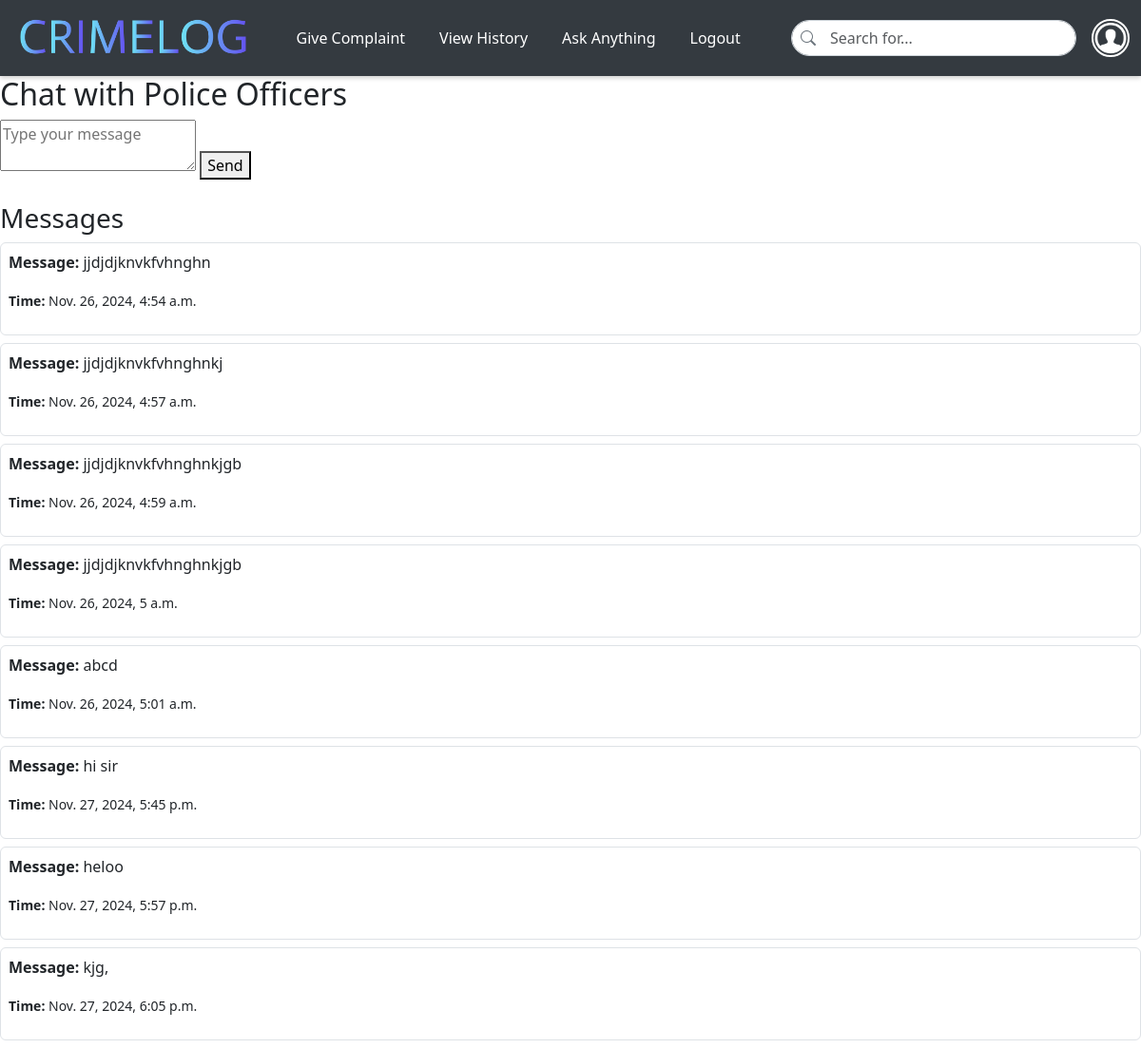
Page /chat/1 on the earlier database version.
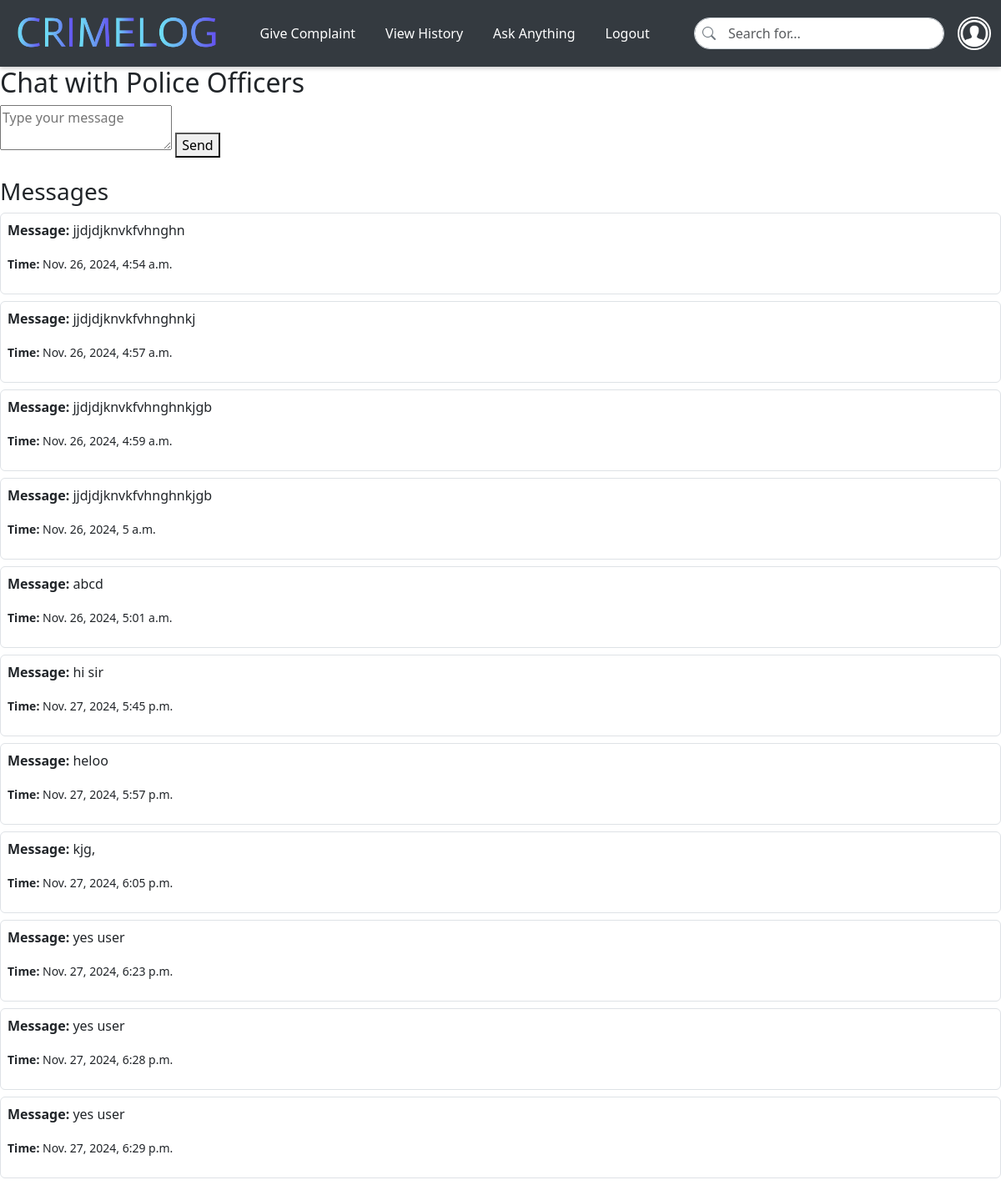
Same page on the later database version.
### app/models.py (models this page shows, shortened)
class Message(models.Model):
    complaint=models.ForeignKey(Complaint, on_delete=models.CASCADE)
    content = models.TextField()
    timestamp = models.DateTimeField(auto_now_add=True)
    is_read = models.BooleanField(default=False)

### app/views.py (the view)
# urls.py: path('chat/<int:id>', views.chat, name='chat'),
def chat(req,id):
    complaint=Complaint.objects.get(pk=id)
    data1 = Message.objects.filter(complaint=complaint)
    if req.method=='POST':
        msg=req.POST.get('content')
        if msg:
            data=Message.objects.create(complaint=complaint,content=msg)
            data.save()
    return render(req,'user/chat.html',{'data1':data1})

### templates/user/chat.html (shortened to what this page needs)
<!DOCTYPE html>
<html lang="en">
<head>
    <link href="https://cdn.jsdelivr.net/npm/bootstrap@5.3.3/dist/css/bootstrap.min.css" rel="stylesheet">
    <link href="https://cdn.jsdelivr.net/npm/bootstrap-icons/font/bootstrap-icons.css" rel="stylesheet">
</head>
<body>
    <nav id="nav" class="navbar navbar-expand-lg navbar-dark sticky-top">
        <div class="container-fluid">
            <a class="navbar-brand" href="../userhome">
                <img id="logo" src="../static/images/logo.png" alt="CrimeLog">
            </a>
            <div class="collapse navbar-collapse" id="mynavbar">
                <ul class="navbar-nav me-auto">
                    <li class="nav-item">
                        <a class="nav-link" href="../submit_complaint">Give Complaint</a>
                    </li>
                    <li class="nav-item">
                        <a class="nav-link" href="../userhistory">View History</a>
                    </li>
                    <li class="nav-item">
                        <a class="nav-link" href="../chat">Ask Anything</a>
                    </li>
                    <li class="nav-item">
                        <a class="nav-link" href="../logout">Logout</a>
                    </li>
                </ul>
                <div class="search-bar">
                    <span class="search-icon"><i class="bi bi-search"></i></span>
                    <form method="post" action="{% url 'usersearch' %}">
                        <input class="form-control" type="text" name="query" placeholder="Search for...">
                    </form>
                </div>
                <div class="dropdown ms-3">
                    <button class="btn btn-link dropdown p-0 border-0" type="button" id="profileDropdown" data-bs-toggle="dropdown" aria-expanded="false">
                        <img src="../static/images/profile.png" alt="Profile" class="profile-img">
                    </button>
                </div>
            </div>
        </div>
    </nav>
    <h2>Chat with Police Officers</h2>
    <form method="POST">
        <textarea name="content" placeholder="Type your message"></textarea>
        <button type="submit">Send</button>
    </form>
    <div class="mt-4">
        <h3> Messages</h3>
        {% for i in data1 %}
            <div class="border p-2 mb-2 rounded">
                <p><strong>Message:</strong> {{ i.content }}</p>
                <p><small><strong>Time:</strong> {{ i.timestamp }}</small></p>
            </div>
        {% endfor %}
    </div>
</body>
</html>

### templates/user/chat.html (style rules this page uses)
#nav { box-shadow: 0 2px 5px rgba(0, 0, 0, 0.2); background-color: #343a40; height: 80px; }
.navbar-brand img { max-height: 60px; }
.navbar .nav-link { color: #fff; transition: color 0.3s ease; margin: 10px; }
.search-bar { position: relative; width: 300px; }
.search-bar input { padding-left: 40px; border: 1px solid #ced4da; border-radius: 25px; }
.search-bar .search-icon { position: absolute; top: 50%; left: 10px; transform: translateY(-50%); font-size: 1rem; color: #6c757d; }
.profile-img { width: 40px; height: 40px; border-radius: 50%; object-fit: cover; border: 2px solid #fff; background-color: #343a40; }

Differences in the rows shown:
added Message: content "yes user", timestamp "Nov. 27, 2024, 6:23 p.m."
added Message: content "yes user", timestamp "Nov. 27, 2024, 6:28 p.m."
added Message: content "yes user", timestamp "Nov. 27, 2024, 6:29 p.m."
